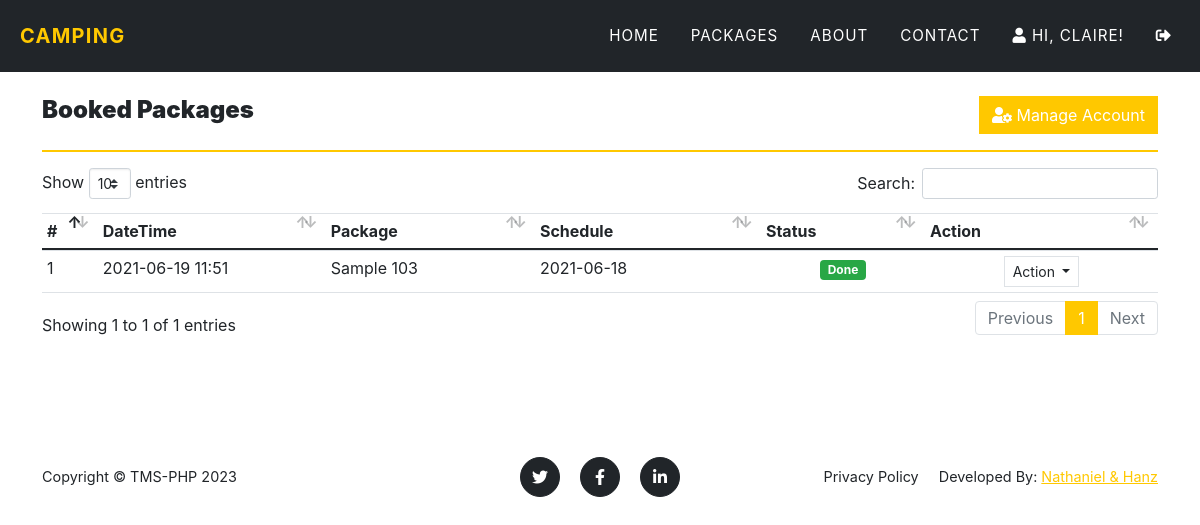
Page /?page=my_account (signed in) on the earlier database version.
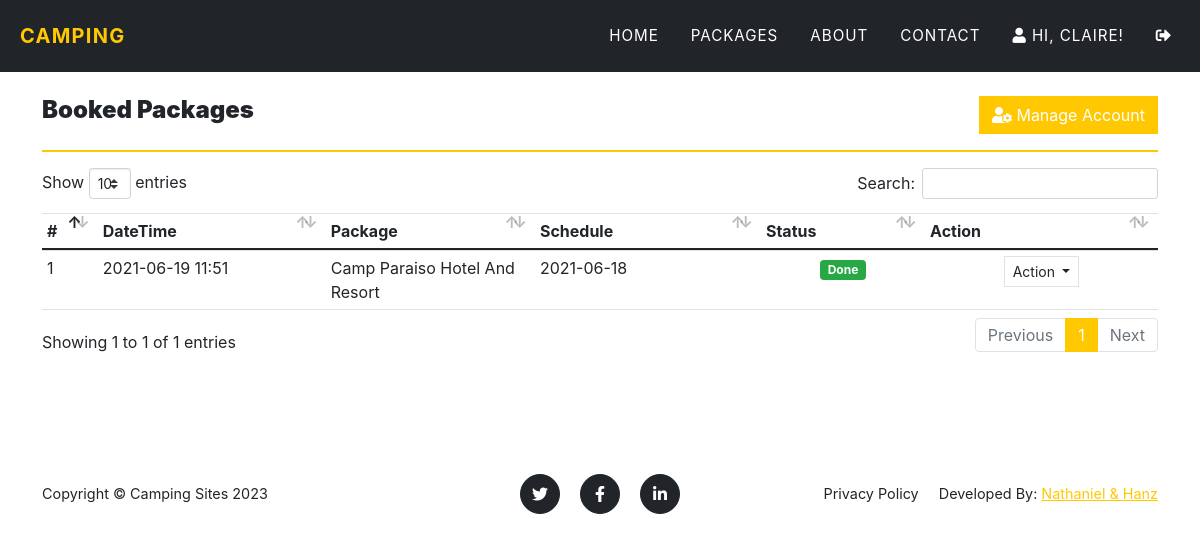
Same page on the later database version.
### tables this page shows
CREATE TABLE `book_list` (
  `id` int(30) NOT NULL,
  `user_id` int(30) NOT NULL,
  `package_id` int(30) NOT NULL,
  `status` tinyint(4) NOT NULL DEFAULT 0 COMMENT '0=pending,1=confirm, 2=cancelled\r\n',
  `schedule` date DEFAULT NULL,
  `date_created` datetime NOT NULL DEFAULT current_timestamp()
);

CREATE TABLE `packages` (
  `id` int(30) NOT NULL,
  `region` varchar(50) DEFAULT NULL,
  `title` text DEFAULT NULL,
  `tour_location` text DEFAULT NULL,
  `cost` double NOT NULL,
  `description` text DEFAULT NULL,
  `upload_path` text DEFAULT NULL,
  `status` tinyint(4) NOT NULL DEFAULT 1 COMMENT '1 =active ,2 = Inactive',
  `date_created` datetime NOT NULL DEFAULT current_timestamp()
);

### classes/DBConnection.php (called while the page is built, shortened)
<?php
class DBConnection{
    private $host = DB_SERVER;
    private $username = DB_USERNAME;
    private $password = DB_PASSWORD;
    private $database = DB_NAME;
    public $conn;
    public function __construct(){
        if (!isset($this->conn)) {
            $this->conn = new mysqli($this->host, $this->username, $this->password, $this->database);
        }
    }
}
?>

### my_account.php (the view, shortened to what this page needs)
<section class="page-section">
    <div class="container">
    <div class="w-100 justify-content-between d-flex">
        <h4><b>Booked Packages</b></h4>
        <a href="./?page=edit_account" class="btn btn btn-primary btn-flat"><div class="fa fa-user-cog"></div> Manage Account</a>
    </div>
        <hr class="border-warning">
        <table class="table table-stripped text-dark">
            <colgroup>
                <col width="5%">
                <col width="10">
                <col width="25">
                <col width="25">
                <col width="15">
                <col width="10">
            </colgroup>
            <thead>
                <tr>
                    <th>#</th>
                    <th>DateTime</th>
                    <th>Package</th>
                    <th>Schedule</th>
                    <th>Status</th>
                    <th>Action</th>
                </tr>
            </thead>
            <tbody>
                <?php
                $i=1;
                    $qry = $conn->query("SELECT b.*,p.title FROM book_list b inner join `packages` p on p.id = b.package_id where b.user_id ='".$_settings->userdata('id')."' order by date(b.date_created) desc ");
                    while($row= $qry->fetch_assoc()):
                ?>
                    <tr>
                        <td><?php echo $i++ ?></td>
                        <td><?php echo date("Y-m-d H:i",strtotime($row['date_created'])) ?></td>
                        <td><?php echo $row['title'] ?></td>
                        <td><?php echo date("Y-m-d",strtotime($row['schedule'])) ?></td>
                        <td class="text-center">
                            <?php if($row['status'] == 0): ?>
                                <span class="badge badge-warning">Pending</span>
                            <?php elseif($row['status'] == 1): ?>
                                <span class="badge badge-primary">Confirmed</span>
                            <?php elseif($row['status'] == 2): ?>
                                <span class="badge badge-danger">Cancelled</span>
                            <?php elseif($row['status'] == 3): ?>
                                <span class="badge badge-success">Done</span>
                            <?php endif; ?>
                        </td>
                        <td align="center">
                                <button type="button" class="btn btn-flat btn-default border btn-sm dropdown-toggle dropdown-icon" data-toggle="dropdown">
                                    Action
                                </button>
                        </td>
                    </tr>
                <?php endwhile; ?>
            </tbody>
        </table>
    </div>
</section>

### inc/footer.php (shortened to what this page needs)
<footer class="footer py-4">
	<div class="container">
		<div class="row align-items-center">
			<div class="col-lg-4 text-lg-start">Copyright &copy; <?php echo $_settings->info('short_name') ?> 2023</div>
			<div class="col-lg-4 my-3 my-lg-0">
				<a class="btn btn-dark btn-social mx-2" href="#!"><i class="fab fa-twitter"></i></a>
				<a class="btn btn-dark btn-social mx-2" href="#!"><i class="fab fa-facebook-f"></i></a>
				<a class="btn btn-dark btn-social mx-2" href="#!"><i class="fab fa-linkedin-in"></i></a>
			</div>
			<div class="col-lg-4 text-lg-end">
				<a class="link-dark text-decoration-none me-3" href="javascript:void(0)" id="p_use">Privacy Policy</a>
        <span>Developed By: <a href="gabionza.n@gmail.com">Nathaniel & Hanz</a></span>
			</div>
		</div>
	</div>
</footer>

Differences in the rows shown:
changed through a linked row, book_list: package.title "Sample 103" → "Camp Paraiso Hotel And Resort"
Other differences:
$_settings->info('short_name'): "TMS-PHP" → "Camping Sites"
